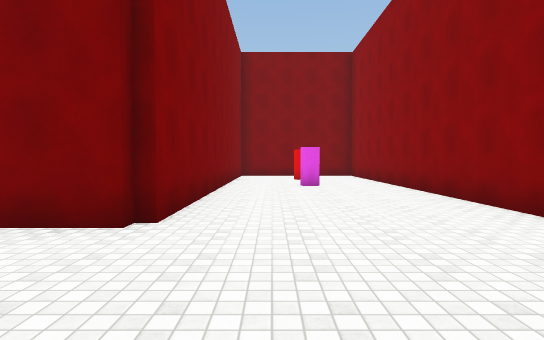
view 1 (above)

24 first-person views from a walk through a 3-D level made in the Unity game engine. The camera is 1.4 m above the floor, tilts 2° down and sees 80° across. The floor is counted in squares, 2 m on a side. Each view is taken from the middle of a square. On the plan, view 1 faces up. The plan holds only what a view shows up to about 10 squares ahead; the rest is blank. The place goes on beyond the plan. The player character is not drawn. Surface patterns are stand-ins for the level's own textures.

view 2
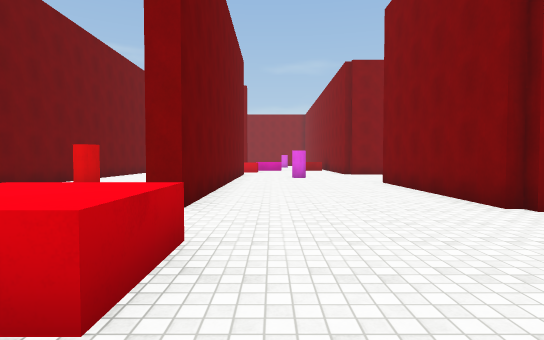

view 3
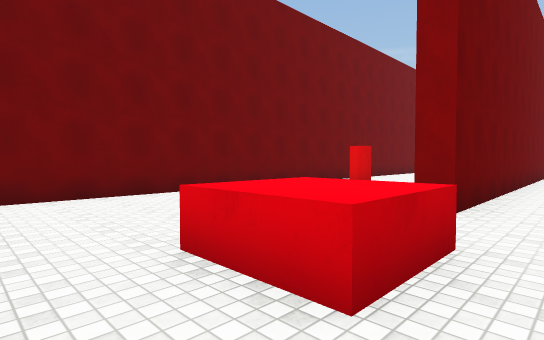

view 4
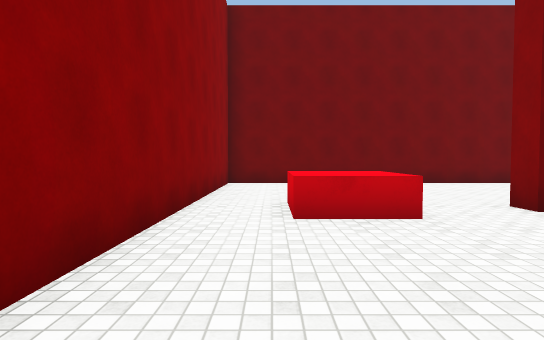

view 5
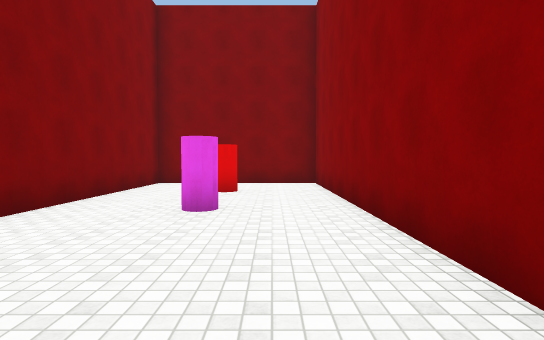

view 6
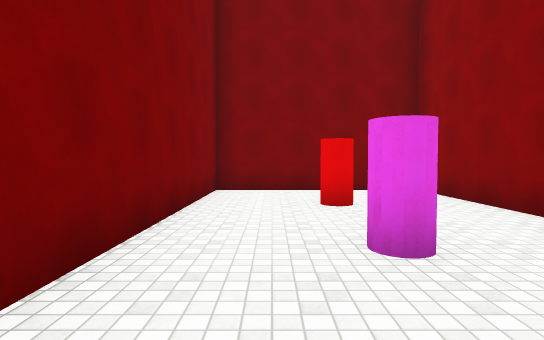

view 7
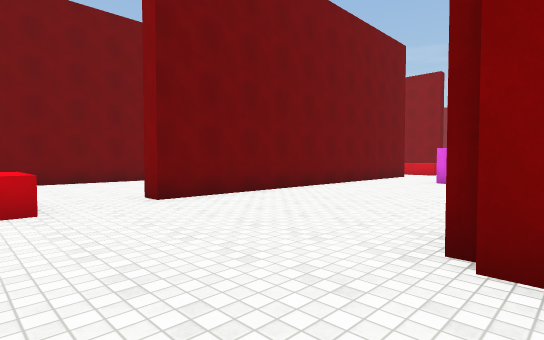

view 8
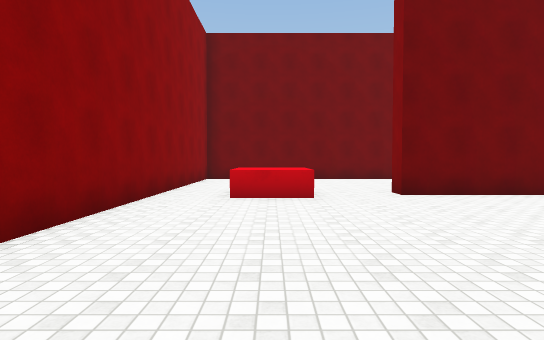

view 9
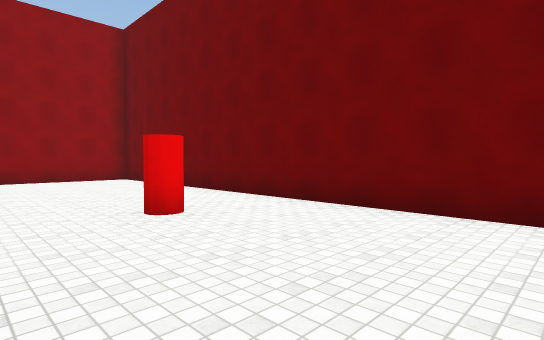

view 10
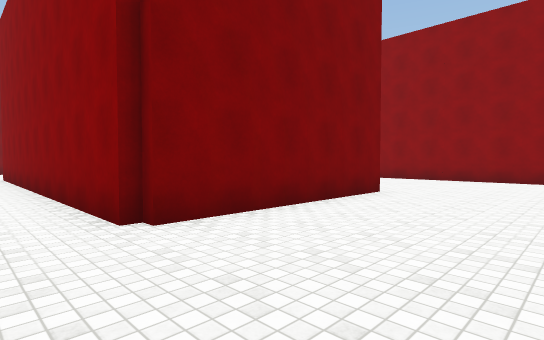

view 11
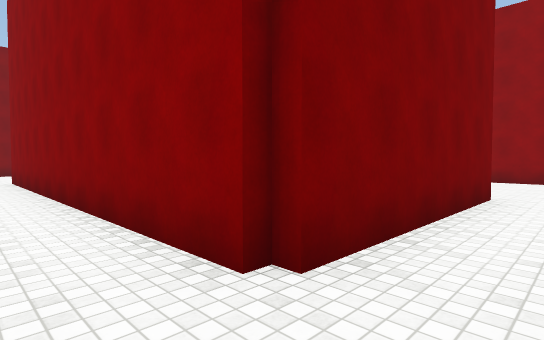

view 12
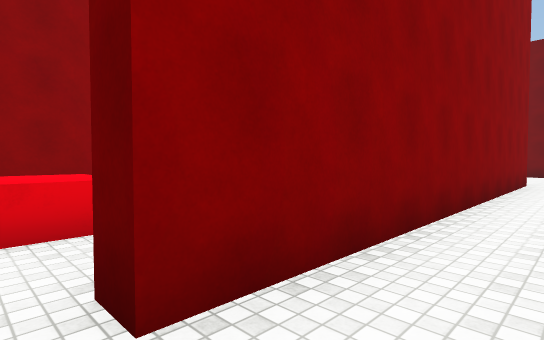

view 13
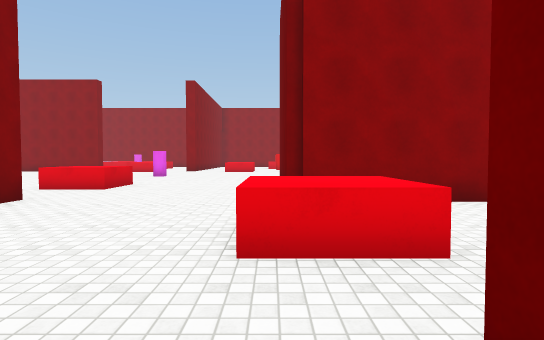

view 14
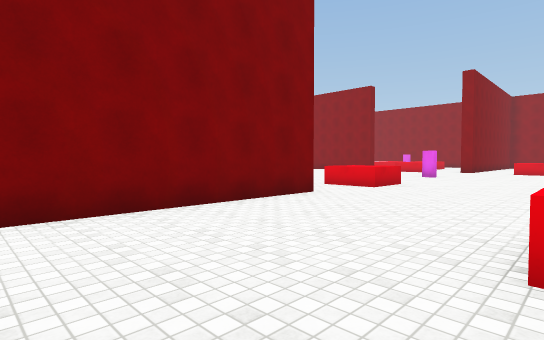

view 15
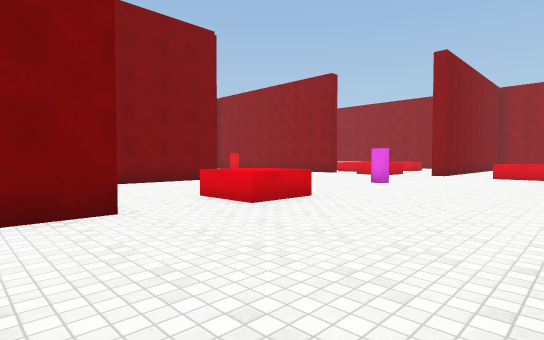

view 16
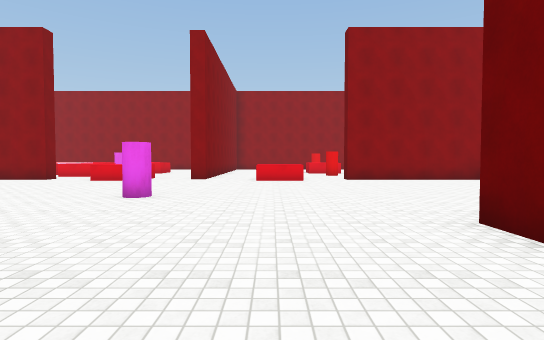

view 17
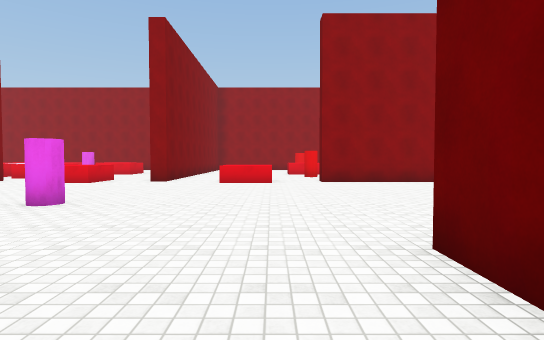

view 18
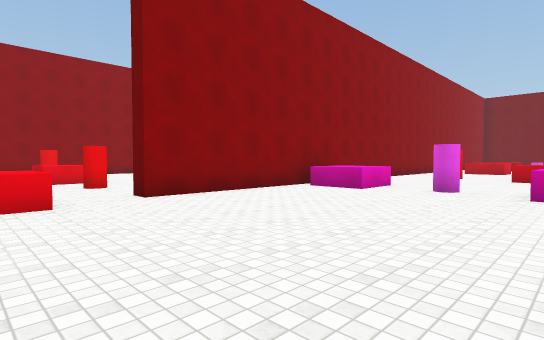

view 19
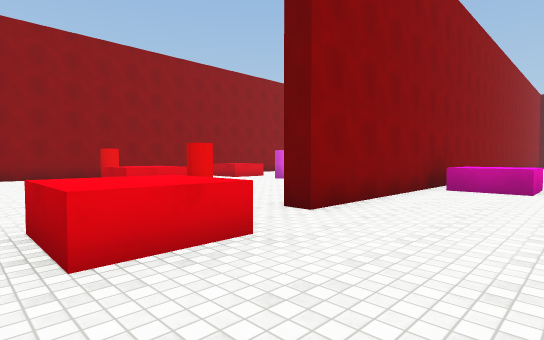

view 20
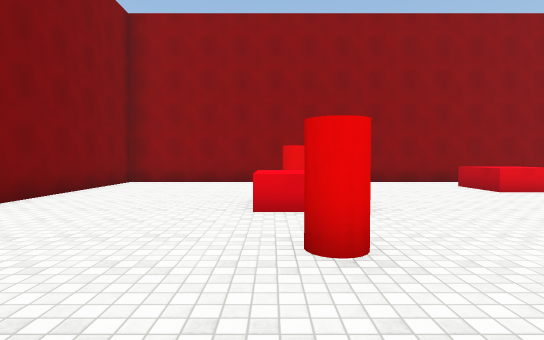

view 21
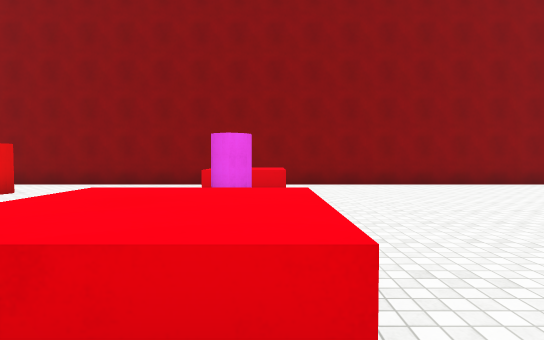

view 22
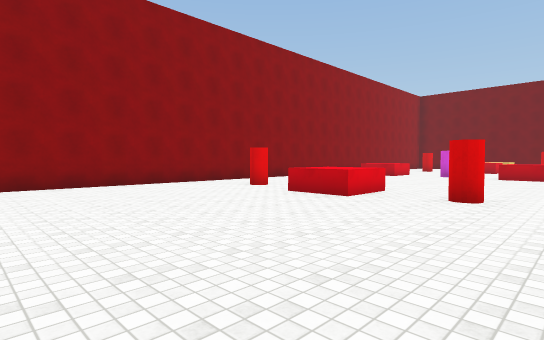

view 23
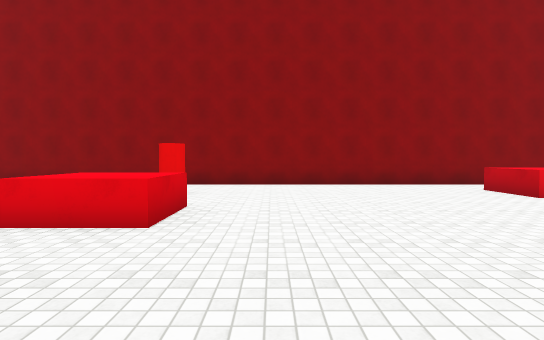

view 24
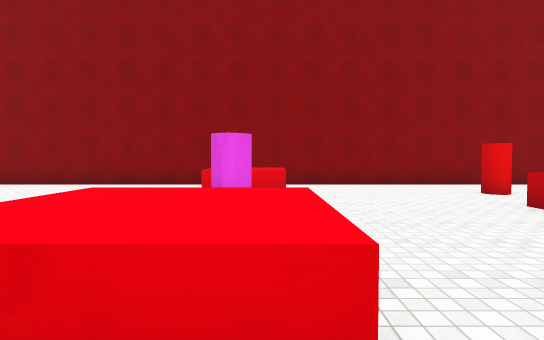

### Floor plan
Key: @ floor where view 1 was taken; # wall or solid block; . floor; ^ raised ledge.
Columns run from 8 left of view 1 to 21 right of it. Each row starts with its distance up from view 1.
 21        .....  .....^
 20        .............
 19  ######..^^...#....#    ######
 18  ........^^.........   ......#
 17  ............................#
 16  ..................^.........#
 15  ..................^.........#
 14 ....^..#####.........#..^.#..#
 13 ..#.^. #...##......#....^....#
 12 ..#... #....#......#.........#
 11 ..#  ..#.#..#......# ........#
 10 ..#    #....#......#   ......#
  9 ..#    #.#..#^...^^# ^^ #.^^.#
  8  .#    #....# .#.^^#.^^   ^^.#
  7 ..#    #....# .... #.........#
  6 ..#    #....# .... #.........#
  5 ..#    #....# ...   .........#
  4 ..######....# ^.    .........#
  3 ............#       .........#
  2 ............#       .........#
  1 ............#        .#.^..#.#
  0 ........@...#        ........#
 -1 #######..^..#       .........#
 -2 .........^..#        ........#
 -3 ............#        ........#
 -4 ....#.......#        ........#
 -5 ............#        .. .....#
 -6 ##.##########        ^^ # ^^.#
 -7  ###                .^^   ^^.#
 -8                      ........#
 -9                       .......#
-10                        ......#
-11                         ^.#..#
-12                           ...#
-13                            ..#
-14                              #

Positions as (right, up) in squares from view 1, and headings:
1: (0, 0), facing up
2: (3, 0), facing left
3: (3, 0), facing down-left
4: (2, 3), facing down
5: (2, 4), facing up
6: (0, 6), facing up
7: (1, 4), facing down-left
8: (1, 5), facing down
9: (-8, -2), facing down-right
10: (-8, 0), facing up-right
11: (-8, 2), facing up-right
12: (-8, 14), facing down-right
13: (-7, 14), facing right
14: (-7, 14), facing up-right
15: (-3, 14), facing up-right
16: (0, 16), facing right
17: (1, 15), facing right
18: (5, 16), facing down-right
19: (8, 17), facing down-right
20: (11, 14), facing right
21: (12, 8), facing right
22: (12, 7), facing down-right
23: (12, -1), facing right
24: (12, -7), facing right
